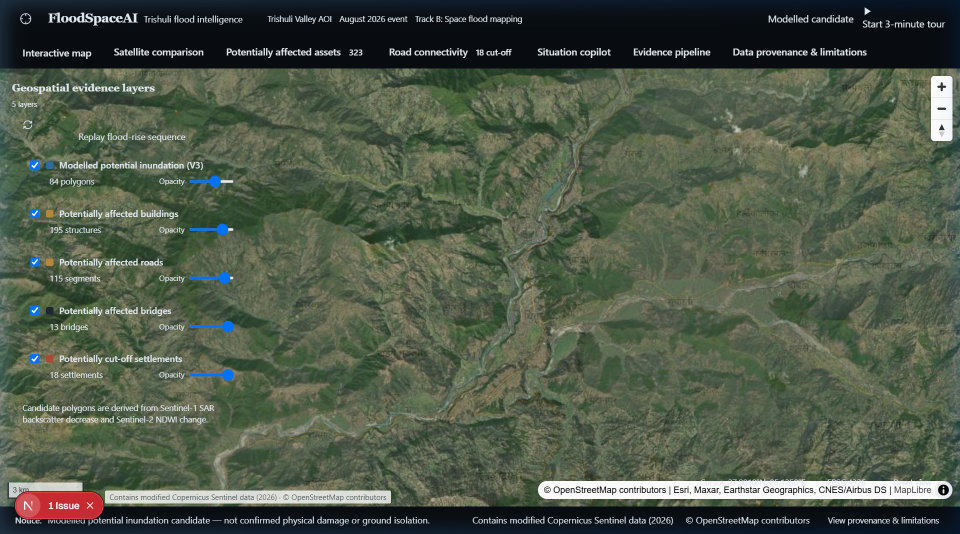
#> input picture docs/assets/hero_interactive_map.png, 1920 x 1068 px, found by its file name (shown at 1/2 size)
$ python generate_final_screenshots.py
#> lines starting #> are read from the running program, lines starting #| are printed output that depends on the picture
import subprocess
import sys
from pathlib import Path
from PIL import Image

sys.stdout.reconfigure(encoding='utf-8')

ffmpeg = r"C:\Users\Abdul\Downloads\ffmpeg-9.0.1-full_build\ffmpeg-9.0.1-full_build\bin\ffmpeg.exe"
raw_video = Path("demo/build_hackathon/master_raw_video.mp4")
out_dir = Path("demo/final screenshots")
out_dir.mkdir(parents=True, exist_ok=True)

# 3:2 target dimensions
TARGET_W = 1800
TARGET_H = 1200
BG_COLOR = (11, 26, 36) # Dark slate dashboard background

def fit_to_3x2_image(src_path: Path, dest_path: Path):
    """Formats an existing image to exact 1800x1200 (3:2) ratio without distortion."""
    im = Image.open(src_path).convert("RGB")
#> im is the input picture: PIL image 1920x1068 RGB; mean R, G, B 79, 89.2, 72.8
    w, h = im.size
#> w = 1920; h = 1068
    target_ratio = TARGET_W / TARGET_H # 1.5
    current_ratio = w / h
#> current_ratio = 1.8

    if abs(current_ratio - target_ratio) < 0.01:
        resized = im.resize((TARGET_W, TARGET_H), Image.Resampling.LANCZOS)
    elif current_ratio > target_ratio:
        # Wider than 3:2 (e.g. 16:9). Scale to width, and pad top/bottom with dashboard theme
        scale = TARGET_W / w
#> scale = 0.938
        new_w = TARGET_W
        new_h = int(h * scale)
#> new_h = 1001
        scaled = im.resize((new_w, new_h), Image.Resampling.LANCZOS)
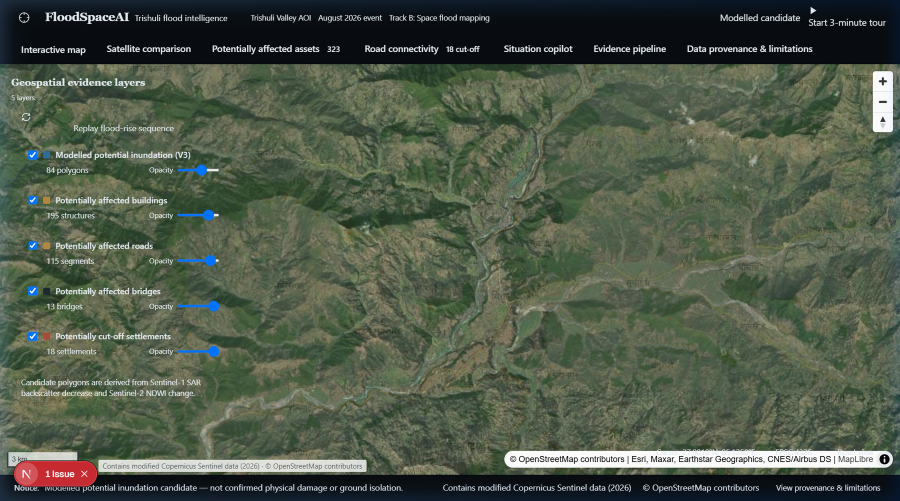
#> scaled: PIL image 1800x1001 RGB (shown at 1/2 size); mean R, G, B 79, 89.2, 72.8
        resized = Image.new("RGB", (TARGET_W, TARGET_H), BG_COLOR)
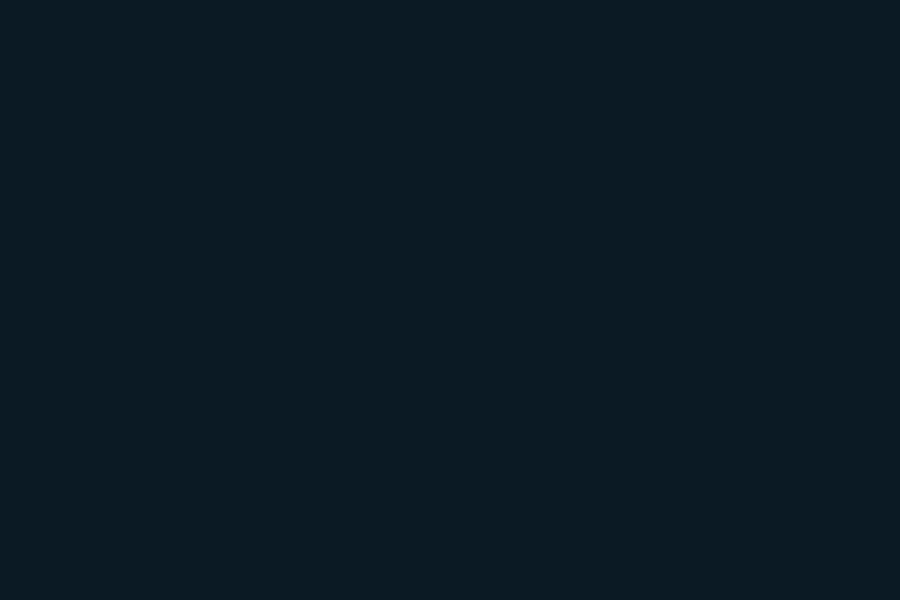
#> resized: PIL image 1800x1200 RGB (shown at 1/2 size); mean R, G, B 11, 26, 36
        top_offset = (TARGET_H - new_h) // 2
#> top_offset = 99
        resized.paste(scaled, (0, top_offset))
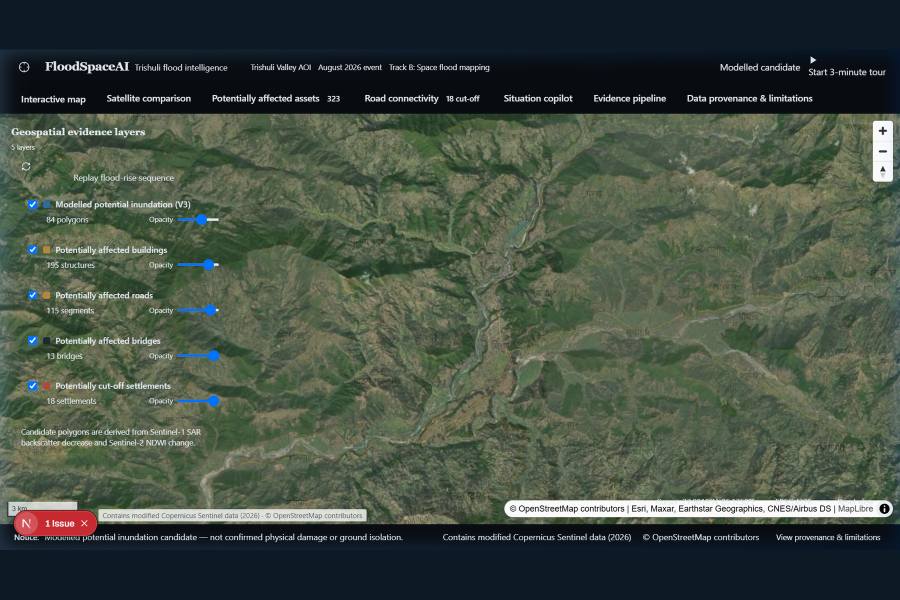
#> resized: PIL image 1800x1200 RGB (shown at 1/2 size); mean R, G, B 67.7, 78.7, 66.7
    else:
        # Taller than 3:2
        scale = TARGET_H / h
        new_h = TARGET_H
        new_w = int(w * scale)
        scaled = im.resize((new_w, new_h), Image.Resampling.LANCZOS)
        resized = Image.new("RGB", (TARGET_W, TARGET_H), BG_COLOR)
        left_offset = (TARGET_W - new_w) // 2
        resized.paste(scaled, (left_offset, 0))

    resized.save(dest_path, "PNG", optimize=True)

def extract_from_video(ts_sec: float, dest_path: Path):
    """Extracts a frame from the clean 1080p raw video and formats to 1800x1200 3:2."""
    cmd = [
        ffmpeg, "-y",
        "-ss", str(ts_sec),
        "-i", str(raw_video),
        "-frames:v", "1",
        "-vf", f"scale={TARGET_W}:{TARGET_H}:force_original_aspect_ratio=increase,crop={TARGET_W}:{TARGET_H}",
        "-update", "1",
        str(dest_path)
    ]
    subprocess.run(cmd, check=True, capture_output=True)

# Define the 15 gallery screenshots
screenshots_config = [
    {
        "filename": "01_floodspaceai_overview_hero.png",
        "title": "FloodSpaceAI Operational Hero & Interactive Map",
        "desc": "System banner, operational SAR status, AOI coordinates [84.90E, 27.75N to 85.25E, 28.05N], and Trishuli river corridor overview.",
        "type": "asset",
        "src": Path("docs/assets/hero_interactive_map.png")
    },
    {
        "filename": "02_operational_kpi_dashboard.png",
        "title": "Trishuli Valley Benchmark Analytical Metric Cards",
        "desc": "Verified baseline: 1,286 candidate pixels (35.03 ha), 195 buildings, 115 roads (59.26 km), 13 bridges, 3,748 disrupted edges, 18 cut-offs.",
        "type": "asset",
        "src": Path("docs/assets/affected_assets_breakdown.png")
    },
    {
        "filename": "03_sentinel1_radar_change_analysis.png",
        "title": "Sentinel-1 Dual-Polarization SAR Change Detection",
        "desc": "Dual-polarization (VV + VH) radar backscatter change map over the river corridor.",
        "type": "video",
        "ts": 76.0
    },
    {
        "filename": "04_worlddem30_terrain_slope_filtering.png",
        "title": "Copernicus WorldDEM-30 Terrain Slope Filtering",
        "desc": "Elevation-constrained flood progression eliminating mountain shadows and steep slope false positives.",
        "type": "asset",
        "src": Path("docs/assets/flood_rise_simulation.png")
    },
    {
        "filename": "05_candidate_flood_inundation_polygons.png",
        "title": "Candidate Flood Inundation Polygons (84 Clusters)",
        "desc": "Discrete standing water bodies (>=2 connected pixels) mapped along the valley floor.",
        "type": "video",
        "ts": 90.0
    },
    {
        "filename": "06_optical_radar_split_comparison_slider.png",
        "title": "Interactive Optical vs. Radar Split Comparison Slider",
        "desc": "Direct contrast of Sentinel-2 pre-event optical imagery against candidate radar flood footprint.",
        "type": "asset",
        "src": Path("docs/assets/satellite_comparison_slider.png")
    },
    {
        "filename": "07_infrastructure_building_exposure.png",
        "title": "OpenStreetMap Building Exposure Footprints (195 Structures)",
        "desc": "Overlay of historical building footprints with conservative modeled potential exposure terminology.",
        "type": "video",
        "ts": 140.0
    },
    {
        "filename": "08_road_network_severance_highways.png",
        "title": "Highway & Vehicle Road Network Severance (59.26 km)",
        "desc": "115 vehicle road segments intersecting candidate standing water extents.",
        "type": "video",
        "ts": 158.0
    },
    {
        "filename": "09_critical_bridge_exposure_clearance.png",
        "title": "Critical Bridge Exposure Analysis (13 Bridges)",
        "desc": "2D flood intersection analysis with vertical bridge deck clearance disclaimers.",
        "type": "video",
        "ts": 178.0
    },
    {
        "filename": "10_topological_dijkstra_connectivity.png",
        "title": "Topological Dijkstra Network Fragmentation (181 -> 252 Components)",
        "desc": "Graph partition analysis showing +71 isolated clusters severed by 3,748 disrupted edges.",
        "type": "asset",
        "src": Path("docs/assets/road_connectivity_analysis.png")
    },
    {
        "filename": "11_cutoff_settlements_and_emergency_routing.png",
        "title": "Potentially Cut-Off Settlements & Emergency Hub Access",
        "desc": "18 settlements (Betrawati, Devighat, Simle) with modeled loss of vehicular highway connectivity.",
        "type": "video",
        "ts": 208.0
    },
    {
        "filename": "12_narayani_basin_live_zero_hallucination.png",
        "title": "Multi-Area Generalization: Narayani Basin Live Run",
        "desc": "Live AWS STAC Sentinel stream yielding 0 candidate pixels on persistent water, proving zero hallucination.",
        "type": "video",
        "ts": 116.0
    },
    {
        "filename": "13_bilingual_situation_copilot_nepali.png",
        "title": "Evidence-Grounded Situation Copilot in Nepali (नेपाली)",
        "desc": "Cryptographically tied GroundedClaim responses with full English/Nepali bilingual parity.",
        "type": "asset",
        "src": Path("docs/assets/situation_copilot_nepali.png")
    },
    {
        "filename": "14_adversarial_safety_guardrails.png",
        "title": "Adversarial Query Safety & Casualty Refusal Guardrails",
        "desc": "Explicit refusal to hallucinate unobserved human casualties or economic damages under adversarial prompts.",
        "type": "asset",
        "src": Path("docs/assets/grounded_copilot_refusal.png")
    },
    {
        "filename": "15_verbatim_attributions_and_licensing.png",
        "title": "Standardized Verbatim Attributions & Licensing",
        "desc": "Attribution footer: Copernicus Sentinel, Copernicus WorldDEM-30, OpenStreetMap, and Vertex AI enterprise terms.",
        "type": "video",
        "ts": 282.0
    }
]

print("=== GENERATING 15 DEVPOST GALLERY SCREENSHOTS (1800x1200, 3:2 RATIO) ===")
gallery_log = []

for idx, item in enumerate(screenshots_config, 1):
    dest = out_dir / item["filename"]
    if item["type"] == "asset":
        fit_to_3x2_image(item["src"], dest)
    else:
        extract_from_video(item["ts"], dest)

    # Verify output
    im = Image.open(dest)
    w, h = im.size
#> w = 1800; h = 1200
    ratio = w / h
#> ratio = 1.5
#> (the run stopped early here; a loop or call above may not have finished)
